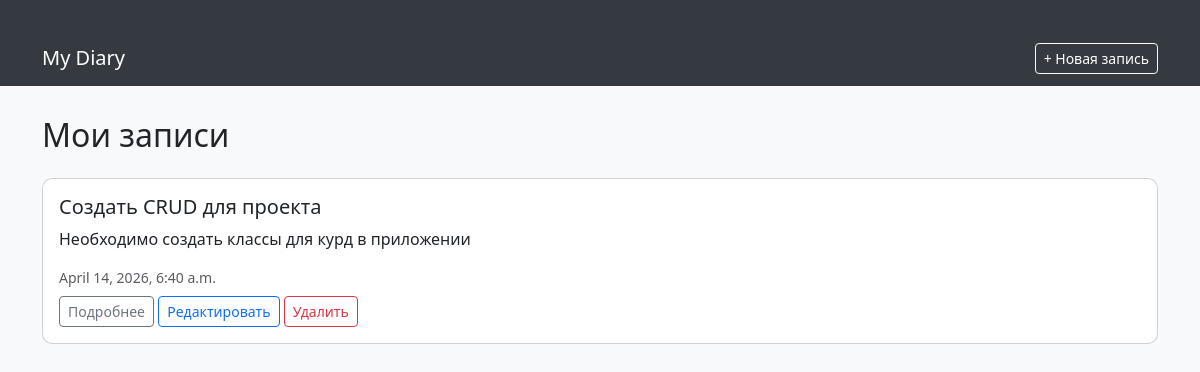
Before: / with the older database file.
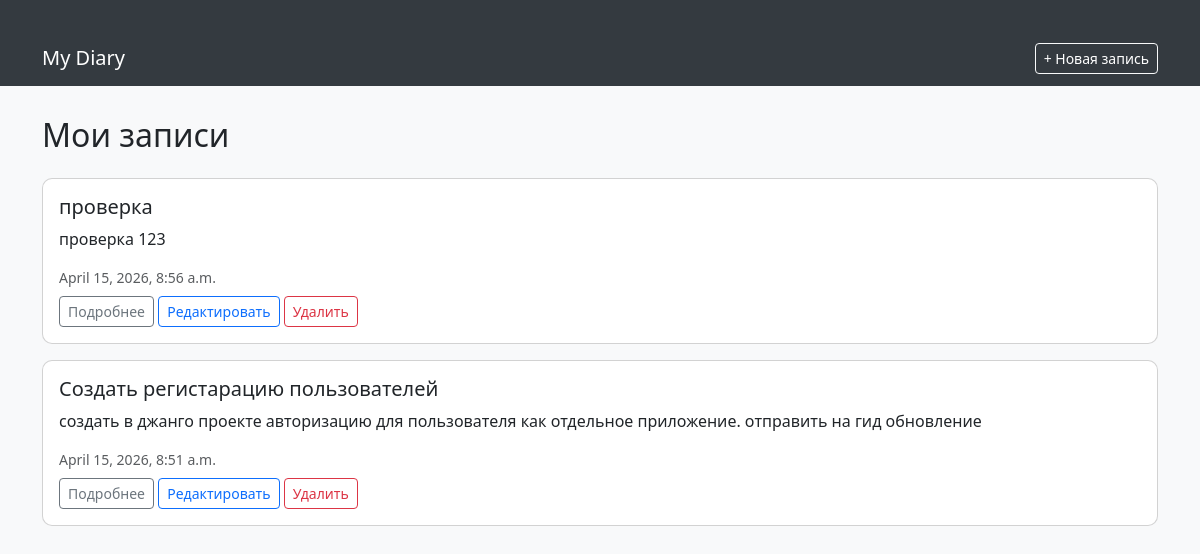
After: the same page with the newer database file.
### entries/models.py (models this page shows, shortened)
class Entry(models.Model):
    STATUS_CHOICES = [
        ("new", "Новая"),
        ("progress", "В процессе"),
        ("done", "Завершена"),
    ]
    title = models.CharField(max_length=200)
    content = models.TextField()
    date_created = models.DateTimeField(default=timezone.now)
    time_limit = models.DateTimeField(null=True, blank=True)
    status = models.CharField(
        max_length=20,
        choices=STATUS_CHOICES,
        default = "new",
    )
    class Meta:
        verbose_name_plural = 'Entries'

### entries/views.py (the view)
# urls.py: path("", EntryListView.as_view(), name="entry_list"),
class EntryListView(ListView):
    model = Entry
    template_name = "entries/entry_list.html"
    context_object_name = "entries"
    ordering = "-id"

### entries/templates/entries/entry_list.html (shortened to what this page needs)
{% extends 'base.html' %}
{% block content %}
<h2 class="mb-4">Мои записи</h2>
{% for entry in entries %}
<div class="card p-3 mb-3">
    <h5>{{ entry.title }}</h5>
    <p>{{ entry.content|truncatewords:15 }}</p>
    <small class="text-muted">{{ entry.date_created }}</small>
    <div class="mt-2">
        <a href="{% url 'entry_detail' entry.id %}" class="btn btn-sm btn-outline-secondary">Подробнее</a>
        <a href="{% url 'entry_edit' entry.id %}" class="btn btn-sm btn-outline-primary">Редактировать</a>
        <a href="{% url 'entry_delete' entry.id %}" class="btn btn-sm btn-outline-danger">Удалить</a>
    </div>
</div>
{% empty %}
<p>Записей пока нет</p>
{% endfor %}
{% endblock %}

### entries/templates/base.html (shortened to what this page needs)
<!DOCTYPE html>
<html lang="ru">
<head>
    <link href="https://cdn.jsdelivr.net/npm/bootstrap@5.3.0/dist/css/bootstrap.min.css" rel="stylesheet">
</head>
<body>
<nav class="navbar navbar-expand-lg">
    <div class="container">
        <a class="navbar-brand text-white" href="{% url 'entry_list' %}">
            My Diary
        </a>
        <div>
            <a href="{% url 'entry_create' %}" class="btn btn-outline-light btn-sm">
                + Новая запись
            </a>
        </div>
    </div>
</nav>
<div class="container">
    {% block content %}
    {% endblock %}
</div>
</body>
</html>

### entries/templates/base.html (style rules this page uses)
body { background-color: #f8f9fa; }
.navbar { background-color: #343a40; }
.navbar a { color: #ffffff !important; }
.container { margin-top: 30px; }
.card { border-radius: 10px; }

Changed rows visible on the page:
removed Entry: title "Создать CRUD для проекта", content "Необходимо создать классы для курд в приложении", date_created "April 14, 2026, 6:40 a.m."
added Entry: title "проверка", content "проверка 123", date_created "April 15, 2026, 8:56 a.m."
added Entry: title "Создать регистарацию пользователей", content "создать в джанго проекте авторизацию для пользователя как отдельное приложение. отправить на гид обновление", date_created "April 15, 2026, 8:51 a.m."
